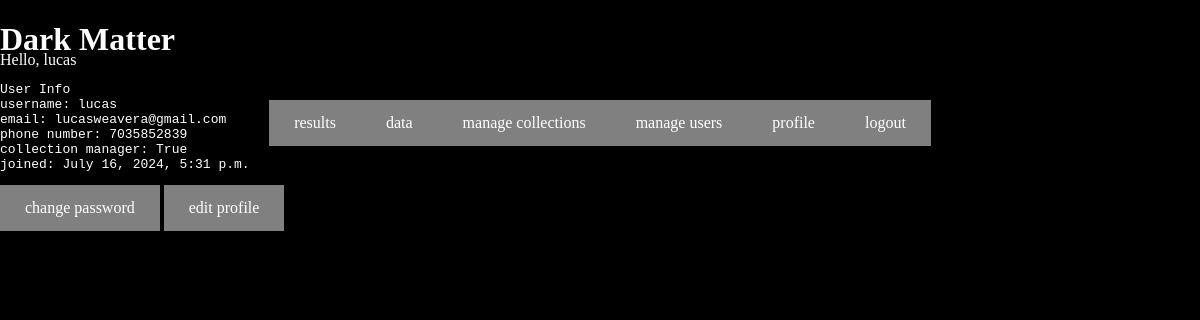
/dashboard/ (signed in), run on the app's committed database.
### users/models.py (models this page shows)
class User(AbstractUser):
    phone_number = models.CharField(max_length=20)
    collection_manager = models.BooleanField(default=False)

### users/views.py (the view)
# urls.py: re_path(r"^dashboard/", dashboard, name="dashboard"),
@login_required(login_url="accounts/login")
def dashboard(request):
    if request.user is AnonymousUser:
        return render(request, "registration/login.html")
    else:
        return render(request, "users/dashboard.html")

### users/templates/users/dashboard.html (shortened to what this page needs)
<!DOCTYPE html>
<html lang="en">
{% extends 'base.html' %}
{% block profile %}
<div style="z-index:100; position: fixed;">
Hello, {{ user.username|default:'Guest' }}
<pre>User Info
username: {{user.username}}
email: {{user.email}}
phone number: {{user.phone_number}}
collection manager: {{user.collection_manager}}
joined: {{user.date_joined}}
</pre>
<a href="{% url 'password_change' %}">change password</a>
<a href="{% url 'update user' %}">edit profile</a>
</div>
{% endblock %}

### site_collections/templates/base.html (style rules this page uses)
a:link, a:visited { background-color: grey; color: white; padding: 14px 25px; text-align: center; text-decoration: none; display: inline-block; transition: background-color 0.5s; }

### data on the page
User: username "lucas", email "lucasweavera@gmail.com", phone_number "7035852839", collection_manager "True", date_joined "July 16, 2024, 5:31 p.m."
